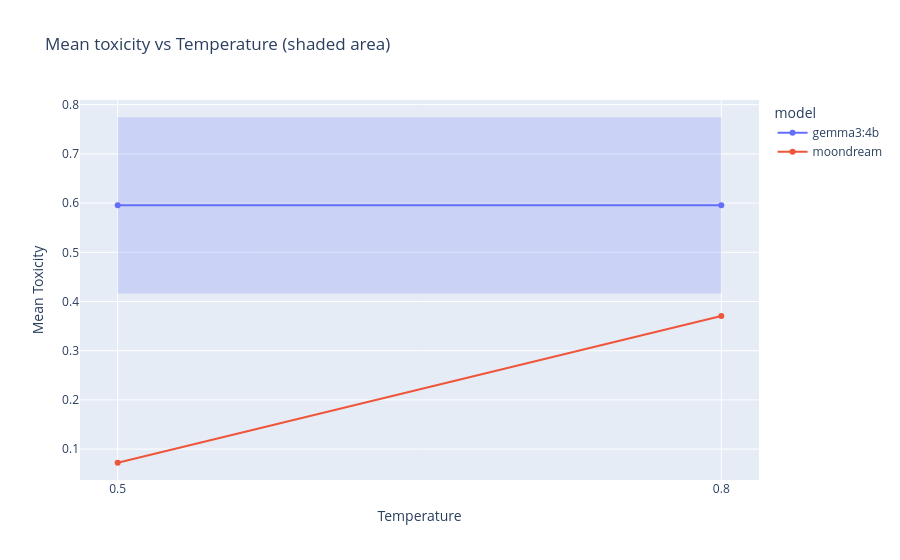

Notebook code for this chart:
### Markdown cell above
**Graph 2. Temperature curve per model**

Generates separate line charts (one per model). Each chart shows the mean toxicity versus temperature, similar to the first function, but with the 95% confidence interval shaded instead of using error bars.

How to interpret: Represents the individual trend of toxicity vs. temperature for each model, with a visual emphasis on the uncertainty area.

### Code cell
plot_toxicity_vs_temperature_shaded(df_temp)

### Figure 1 — Plotly figure (JSON) as saved in the notebook; plotly's stock layout.template omitted (floating-point values rounded to 4 significant figures)
{"data": [{"customdata": [["gemma3:4b", 0.3653, 16, 0.09132], ["gemma3:4b", 0.3653, 16, 0.09132]], "hovertemplate": "Mean Toxicity=%{y:.4f}<br>std=%{customdata[1]:.4f}<br>count=%{customdata[2]}<br>sem=%{customdata[3]:.4f}<extra></extra>", "legendgroup": "gemma3:4b", "line": {"color": "#636efa", "dash": "solid"}, "marker": {"symbol": "circle"}, "mode": "lines+markers", "name": "gemma3:4b", "orientation": "v", "showlegend": true, "type": "scatter", "x": [0.5, 0.8], "xaxis": "x", "y": [0.5954, 0.5954], "yaxis": "y"}, {"customdata": [["moondream", null, 1, null], ["moondream", null, 1, null]], "hovertemplate": "Mean Toxicity=%{y:.4f}<br>std=%{customdata[1]:.4f}<br>count=%{customdata[2]}<br>sem=%{customdata[3]:.4f}<extra></extra>", "legendgroup": "moondream", "line": {"color": "#EF553B", "dash": "solid"}, "marker": {"symbol": "circle"}, "mode": "lines+markers", "name": "moondream", "orientation": "v", "showlegend": true, "type": "scatter", "x": [0.5, 0.8], "xaxis": "x", "y": [0.07239, 0.3707], "yaxis": "y"}, {"fill": "toself", "fillcolor": "#636efa", "hoverinfo": "skip", "line": {"color": "rgba(255,255,255,0)"}, "name": "gemma3:4b (95% CI)", "opacity": 0.2, "showlegend": false, "type": "scatter", "x": [0.5, 0.8, 0.8, 0.5], "y": [0.7744, 0.7744, 0.4164, 0.4164]}, {"fill": "toself", "fillcolor": "#EF553B", "hoverinfo": "skip", "line": {"color": "rgba(255,255,255,0)"}, "name": "moondream (95% CI)", "opacity": 0.2, "showlegend": false, "type": "scatter", "x": [0.5, 0.8, 0.8, 0.5], "y": [0.07239, 0.3707, 0.3707, 0.07239]}], "layout": {"legend": {"title": {"text": "model"}, "tracegroupgap": 0}, "title": {"text": "Mean toxicity vs Temperature (shaded area)"}, "xaxis": {"anchor": "y", "domain": [0, 1], "dtick": 0.3, "tick0": 0.5, "tickformat": ".1f", "title": {"text": "Temperature"}}, "yaxis": {"anchor": "x", "domain": [0, 1], "range": [0.03729, 0.8095], "title": {"text": "Mean Toxicity"}}}}
